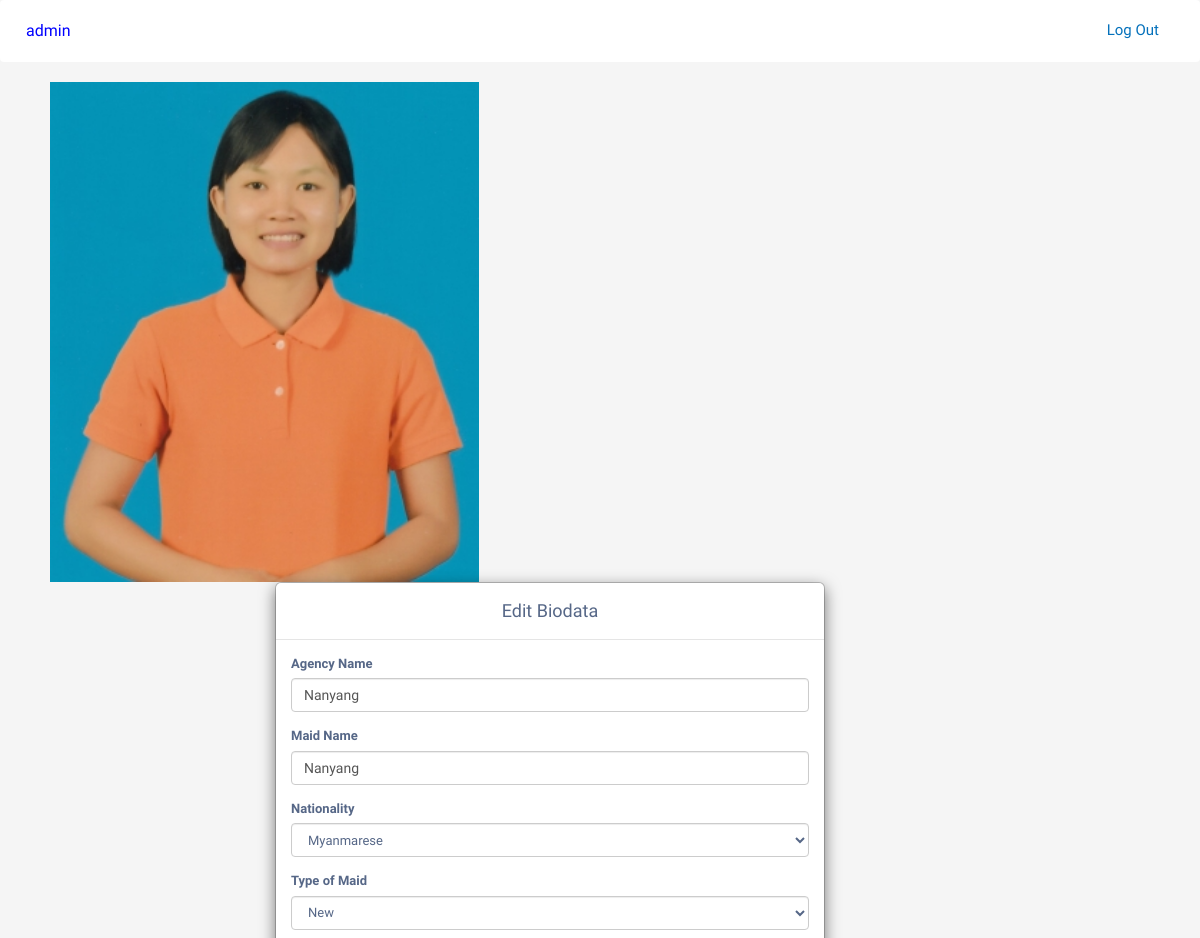
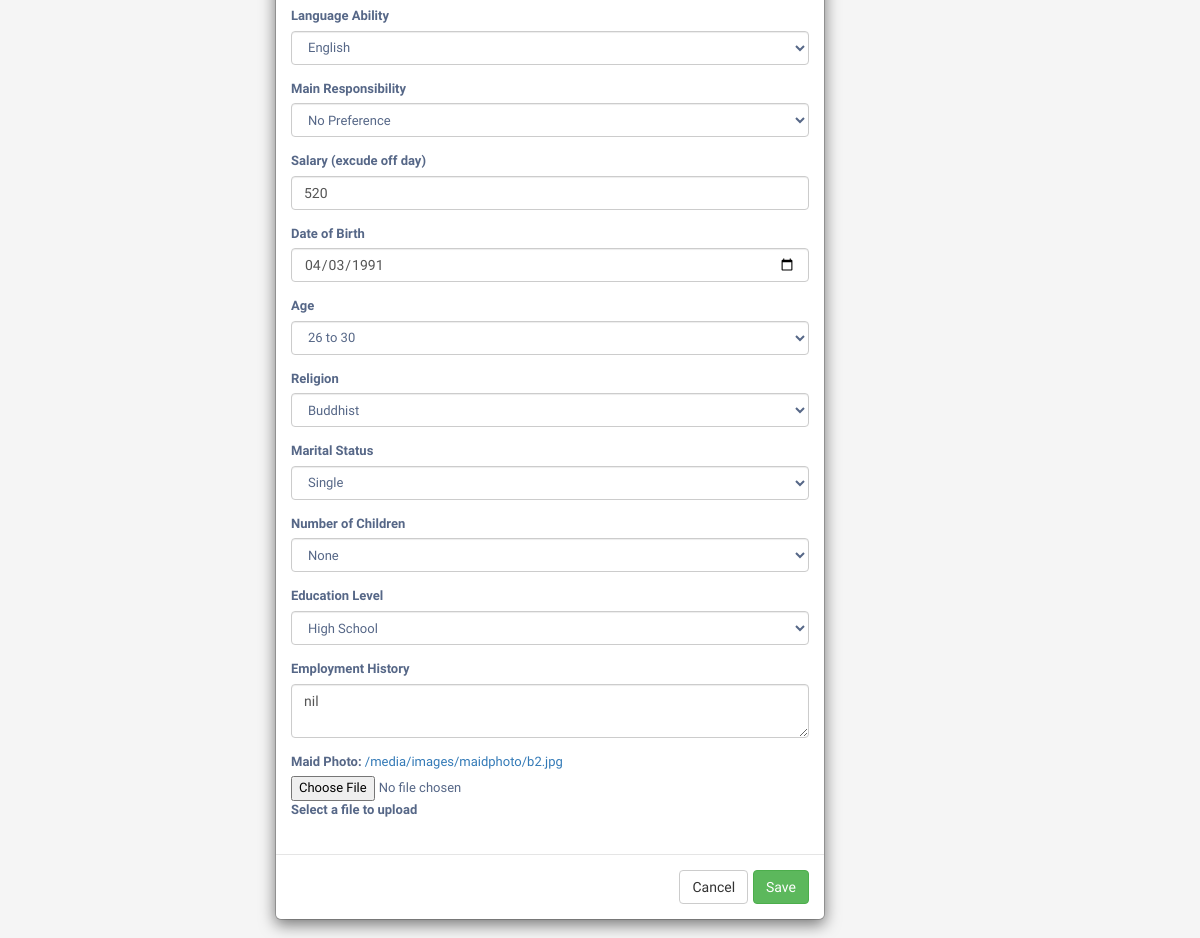
/agency/edit_biodata/13 (signed in), run on the app's committed database (2 pictures, top to bottom).
### accounts/models.py (models this page shows, shortened)
class Agency(models.Model):
    user = models.OneToOneField(User, on_delete=models.CASCADE, primary_key=True)
    agency_name = models.CharField(max_length=100, blank=False, null=True)
    agency_license = models.CharField(max_length=20, blank=False, null=True)
    office_no = models.CharField(max_length=20, blank=False, null=True)
    office_address = models.CharField(max_length=100, blank=False, null=True)
    handphone_no = models.CharField(max_length=20, blank=False)

### agency/models.py (models this page shows, shortened)
class Maid(models.Model):
    name = models.CharField(max_length=30, blank=False)
    nationality = models.CharField(
        max_length=50,
        choices = [
            ("Filipino", "Filipino"),
            ("Indonesian", "Indonesian"),
            ("Indian", "Indian"),
            ("Myanmarese", "Myanmarese"),
            ("Others", "Others"),
            ("No Preference", "No Preference"),
            ],
        default="No Preference"
        )
    type_of_maid = models.CharField(
        max_length=50,
        choices = [
            ("New", "New"),
            ("Transfer", "Transfer"),
            ("Experience", "Experience"),
            ("No Preference", "No Preference"),
            ],
        default="No Preference"
        )
    main_responsibility = models.CharField(
        max_length=50,
        choices = [
            ("Cooking", "Cooking"),
            ("Care for Children", "Care for Children"),
            ("Care for Elderly", "Care for Elderly"),
            ("Care for Disabled", "Care for Disabled"),
            ("General Housework", "General Housework"),
            ("No Preference", "No Preference"),
            ],
        default="No Preference"
        )
    language_ability = models.CharField(
        max_length=50,
        choices = [
            ("English", "English"),
            ("Mandarin/ Chinese Dialect", "Mandarin/ Chinese Dialect"),
            ("Bahasa Indonesia", "Bahasa Indonesia"),
            ("Hindi/ Tamil", "Hindi/ Tamil"),
            ("Burmese", "Burmese"),
            ("No Preference", "No Preference"),
            ],
        default="No Preference"
        )
    age = models.CharField(
        max_length=50,
        choices = [
            ("23 to 25", "23 to 25"),
            ("26 to 30", "26 to 30"),
            ("31 to 35", "31 to 35"),
            ("36 to 40", "36 to 40"),
            ("41 to 50", "41 to 50"),
            ("No Preference", "No Preference"),
            ],
        default="No Preference"
        )
    marital_status = models.CharField(
        max_length=50,
        choices = [
            ("Single", "Single"),
            ("Married", "Married"),
            ("Widowed", "Widowed"),
            ("Divorced", "Divoreced"),
            ("No Preference", "No Preference"),
            ],
        default="No Preference"
        )
    religion = models.CharField(
        max_length=50,
        choices = [
            ("None", "None"),
            ("Buddhist", "Buddhist"),
            ("Muslim", "Muslim"),
            ("Hindu", "Hindu"),
            ("Christian/ Catholic", "Christian/ Catholic"),
            ("Others", "Others"),
            ],
        default="None"
        )
    no_of_children = models.CharField(
        max_length=50,
        choices = [
            ("None", "None"),
            ("1", "1"),
            ("2", "2"),
            ("3", "3"),
            ("more than 3", "more than 3"),
            ],
        default="None"
        )
    education_level = models.CharField(
        max_length=50,
        choices = [
            ("High School", "High School"),
            ("College", "College"),
            ("Degree", "Degree"),
            ("Others", "Others"),
            ],
        default="Others"
        )
    agency_name = models.CharField(max_length=50, blank=False)
    agency_user = models.ForeignKey(Agency, on_delete=models.CASCADE, default=None)
    maid_photo = models.ImageField(upload_to="images/maidphoto", default=None)
    salary = models.IntegerField(blank=False, default=None)
    date_of_birth = models.DateField(blank=True, default=None)
    employment_history = models.TextField(blank=False, default="")
    created_on = models.DateTimeField(auto_now_add=True)

### agency/views.py (the view, shortened to what this page needs)
# urls.py: path('edit_biodata/<maid_id>', edit_biodata, name="edit_biodata"),
@login_required
@agency_required
def edit_biodata(request, maid_id):
    agency = Agency.objects.get(user=request.user)
    maid = Maid.objects.get(id=maid_id)
    context = {
        'maid': maid,
        'agency': agency
    }
    return render(request, "edit_biodata.html", context)

### agency/templates/edit_biodata.html (shortened to what this page needs)
{% extends 'agency_base.html'%}
{% load static %}
{% block link %}
  <link rel="stylesheet" href="https://maxcdn.bootstrapcdn.com/font-awesome/4.7.0/css/font-awesome.min.css">
  <link rel="stylesheet" href="https://maxcdn.bootstrapcdn.com/bootstrap/3.3.7/css/bootstrap.min.css">
  <link rel="stylesheet" href="{% static "agency/agency_maid_list.css" %}" type="text/css" />
{% endblock %}
{% block content %}
<div id="editBiodataModal">
	<div style="float:left ; padding-left: 50px;" >
		<img src="{{maid.maid_photo.url}}" alt="Maid Photo" height="500px" style="clear: both ;">
	</div>
		<div class="modal-dialog-edit media-padding">
			<div class="modal-content">
				<form id=editmaid action="" method="POST" enctype="multipart/form-data">
					<div class="modal-header">
						<h4 class="modal-title">Edit Biodata</h4>
					</div>
					<div class="modal-body">
						<div class="form-group">
							<label for="agency_name">Agency Name</label>
							<input type="text" class="form-control" required name="agency_name" id="id_agency_name" value={{ maid.agency_name }}>
						</div>
						<div class="form-group">
							<label for="name">Maid Name</label>
							<input type="text" class="form-control" required name="name" id="id_name" value={{ maid.agency_name }}>
						</div>
						<div class="form-group">
							<label for="nationality">Nationality</label>
							<select class="form-control dropdown-box" name="nationality" id="id_nationality">
            		            <option>Myanmarese</option>
							</select>
						</div>
						<div class="form-group">
							<label for="type_of_maid">Type of Maid</label>
            				<select class="form-control dropdown-box" name="type_of_maid" id="id_type_of_maid">
              				<option>New</option>
            				</select>
          				</div>
          				<div class="form-group">
							<label for="language_ability">Language Ability</label>
            				<select class="form-control dropdown-box" name="language_ability" id="id_language_ability">
              				<option>English</option>
            				</select>
          				</div>
          				<div class="form-group">
							<label for="main_responsibility">Main Responsibility</label>
            				<select class="form-control dropdown-box" name="main_responsibility" id="id_main_responsibility">
              				<option>No Preference</option>
            				</select>
          				</div>
						<div class="form-group">
							<label for="salary">Salary (excude off day)</label>
							<input type="number" class="form-control" required name="salary" id="id_salary" value={{ maid.salary }}>
						</div>
						<div class="form-group">
							<label for="date_of_birth">Date of Birth</label>
							<input type="date" class="form-control" required name="date_of_birth" id="id_date_of_birth" value="{{maid.date_of_birth|date:"Y-m-d" }}">
						</div>
						<div class="form-group">
							<label for="age">Age</label>
            				<select class="form-control dropdown-box" name="age" id="id_age">
				            <option>26 to 30</option>
				            </select>
          				</div>
						<div class="form-group">
							<label for="religion">Religion</label>
							<select class="form-control dropdown-box" name="religion" id="id_religion">
				            <option>Buddhist</option>
				            </select>
						</div>
						<div class="form-group">
							<label for="marital_status">Marital Status</label>
            				<select class="form-control dropdown-box" name="marital_status" id="id_marital_status">
              				<option>Single</option>
            				</select>
						</div>
						<div class="form-group">
							<label for="no_of_children">Number of Children</label>
							<select class="form-control dropdown-box" name="no_of_children" id="id_no_of_children">
              				<option>None</option>
            				</select>
						</div>
						<div class="form-group">
							<label for="education_level">Education Level</label>
							<select class="form-control dropdown-box" name="education_level" id="id_education_level">
              				<option>High School</option>
            				</select>
						</div>
						<div class="form-group">
							<label for="employment_history">Employment History</label>
							<textarea class="form-control" required name="employment_history" id="id_employment_history">{{ maid.employment_history }}</textarea>
						</div>
						<div class="form-group">
							<label for="maid_photo">Maid Photo: <a href="{{maid.maid_photo.url}}">{{maid.maid_photo.url}}</a></label>
							<input type="file" name="maid_photo" accept="image/*" id="id_maid_photo">
							<label for="fileupload"> Select a file to upload</label>
						</div>
					</div>
					<div class="modal-footer">
						<a href="{% url 'maid_list' %}"><input type="button" class="btn btn-default" data-dismiss="modal" value="Cancel"></a>
						<input type="submit" class="btn btn-success" value="Save">
					</div>
				</form>
			</div>
		</div>
	</div>
{%endblock%}

### template/agency_base.html (shortened to what this page needs)
{% load static %}
<!DOCTYPE html>
<html lang="en">
<head>
    <link rel="stylesheet" href="https://stackpath.bootstrapcdn.com/bootstrap/4.3.1/css/bootstrap.min.css" type="text/css" />
    <link rel="stylesheet" href="https://stackpath.bootstrapcdn.com/font-awesome/4.7.0/css/font-awesome.min.css" type="text/css" />
    <link rel="stylesheet" href="https://cdnjs.cloudflare.com/ajax/libs/hover.css/2.1.1/css/hover-min.css" type="text/css" />
    <link rel="stylesheet" href="{% static "style.css" %}" type="text/css" />
    {% block link %}{% endblock %}
</head>
<body>
<header>
  <nav class="navbar navbar-expand-lg navbar-light bg-white">
  <a class="navbar-brand" style="font-size:16px; color:blue;" href="{% url 'index' %}">{{ agency.agency_name }}</a>
  <div class="collapse navbar-collapse" id="navbarSupportedContent">
    <ul class="nav pull-right">
      {% if user.is_authenticated %}
         <li>
          <a class="nav-link" href="{% url 'logout' %}">Log Out</a>
        </li>
      {% endif %}
    </ul>
  </div>
</nav>
</header>
{% block content %}{% endblock %}
</body>
</html>

### static/style.css (style rules this page uses)
* { padding: 0; margin: 0; box-sizing: border-box; font-weight: 500; }
.nav-link { color: #0571bb !important; }
.form-control { color: #737373; font-weight: 500; }
.btn { background-color: #808080; color: white; padding: 0px 40px; font-weight: 600; }
body { background: #F2F2F2; padding: 0; maring: 0; }
.nav { list-style-type: none; padding: 0; margin: 0; }
.nav li { display: inline-block; font-size: 15px; }
.pull-right { float: right; }
@media (min-width:768px) { .media-padding { padding-right: 100px; } }
@media (min-width: 576px) { .modal-dialog-edit { max-width: 650px; margin: 1.75rem auto; } }

### static/agency/agency_maid_list.css (style rules this page uses)
body { color: #566787; background: #f5f5f5; font-family: 'Varela Round', sans-serif; font-size: 13px; }
.dropdown-box { color: #566787; font-family: 'Varela Round', sans-serif; font-size: 13px; }

### data on the page
Agency: agency_name "admin"
Maid: maid_photo (picture), salary "520", date_of_birth "04/03/1991", employment_history "nil", maid_photo "/media/images/maidphoto/b2.jpg"
